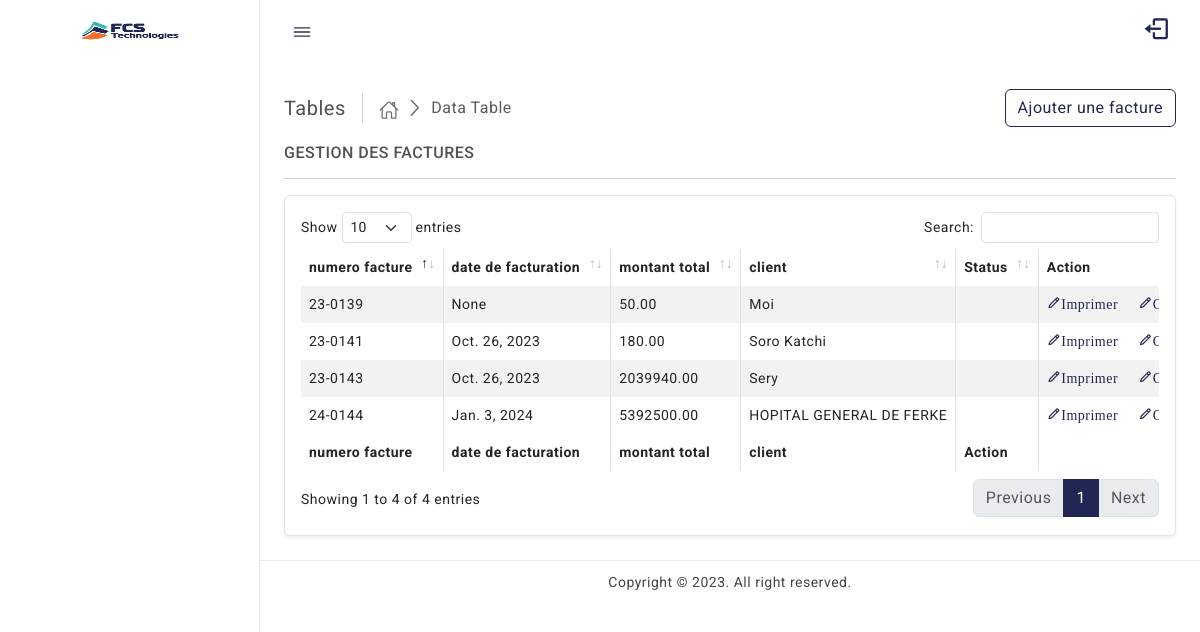
The page /factures/ on the database its author committed.
### MyApp/models.py (models this page shows, shortened)
class Facture(models.Model):
    numero_facture = models.CharField(max_length=255, unique=True)
    date_facturation = models.DateField()
    montant_total = models.DecimalField(max_digits=20, decimal_places=2)
    client = models.CharField(max_length=255, default="")
    status = models.CharField(max_length=255, default="Attente", null=True, blank=True)

### MyApp/views.py (the view)
# urls.py: path('factures/', views.facture_list, name='facture_list'),
def facture_list(request):
    factures = Facture.objects.all()
    return render(request, 'Facture.html', {'factures': factures})

### MyApp/templates/Facture.html (shortened to what this page needs)
{% extends 'base/base.html' %}
{% load static %}
{% block content %}
        <div class="page-content-wrapper">
         <div class="page-content">
          <div class="page-breadcrumb d-none d-sm-flex align-items-center mb-3">
            <div class="breadcrumb-title pe-3">Tables</div>
            <div class="ps-3">
              <nav aria-label="breadcrumb">
                <ol class="breadcrumb mb-0 p-0 align-items-center">
                  <li class="breadcrumb-item"><a href="javascript:;"><ion-icon name="home-outline"></ion-icon></a>
                  </li>
                  <li class="breadcrumb-item active" aria-current="page">Data Table</li>
                </ol>
              </nav>
            </div>
            <div class="ms-auto">
              <div class="btn-group">
                <a href="{% url 'facture_create' %}" class="btn btn-outline-primary">Ajouter une facture</a>
              </div>
            </div>
          </div>
          <h6 class="mb-0 text-uppercase">Gestion des factures</h6>
          <hr/>
          <div class="card">
            <div class="card-body">
              <div class="table-responsive">
                <table id="example" class="table table-striped table-bordered" style="width:100%">
                  <thead>
                    <tr>
                      <th>numero facture</th>
                      <th>date de facturation</th>
                      <th>montant total</th>
                      <th>client</th>
                      <th>Status</th>
                      <th>Action</th>
                    </tr>
                  </thead>
                  <tbody>
                    {% if factures %}
                    {% for facture in factures %}
                    <tr>
                      <td>{{facture.numero_facture}}</td>
                      <td>{{facture.date_facturation}}</td>
                      <td>{{facture.montant_total}}</td>
                      <td>{{facture.client}}</td>
                      <td>{{facture.status}}</td>
                      <td>
                        <a class="me-3" href="{% url 'facture_view' facture.pk %}"><i class="fadeIn animated bx bx-pencil">Imprimer</i></a>
                        <a class="me-3" href="{% url 'facture_view' facture.pk %}"><i class="fadeIn animated bx bx-pencil">Confirmer</i></a>
                      </td>
                    </tr>
                    {% endfor %}
                    {% else %}
                    Pas de factures
                    {% endif %}
                  </tbody>
                  <tfoot>
                    <tr>
                      <th>numero facture</th>
                      <th>date de facturation</th>
                      <th>montant total</th>
                      <th>client</th>
                      <th>Action</th>
                    </tr>
                  </tfoot>
                </table>
              </div>
            </div>
          </div>
          </div>
         </div>
{% endblock content %}

### MyApp/static/assets/css/style.css (style rules this page uses)
body { color: #4c5258; font-size: 14px; letter-spacing: .5px; background-color: #ffffff; overflow-x: hidden; font-family: Roboto, sans-serif; }
a { color: #202755; text-decoration: none; }
ion-icon { vertical-align: middle; }
::placeholder { opacity: 0.5 !important; }
.wrapper .page-content-wrapper { margin-left: 260px; margin-top: 65px; padding-bottom: 20px; transition: .3s all; }
.wrapper .page-content { padding: 1.5rem; }
.breadcrumb-title { font-size: 20px; border-right: 1.5px solid #ced3da; }
.page-breadcrumb .breadcrumb li.breadcrumb-item { font-size: 16px; }
.page-breadcrumb .breadcrumb li a { font-size: 20px; color: #697278; }
.page-breadcrumb .breadcrumb-item+.breadcrumb-item::before { display: inline-block; padding-right: .5rem; font-family: LineIcons; content: "\ea5c"; }
.table-responsive { white-space: nowrap; }

### rows shown on the page
Facture: numero_facture "23-0139", date_facturation "None", montant_total "50.00", client "Moi"
Facture: numero_facture "23-0141", date_facturation "Oct. 26, 2023", montant_total "180.00", client "Soro Katchi"
Facture: numero_facture "23-0143", date_facturation "Oct. 26, 2023", montant_total "2039940.00", client "Sery"
Facture: numero_facture "24-0144", date_facturation "Jan. 3, 2024", montant_total "5392500.00", client "HOPITAL GENERAL DE FERKE"
